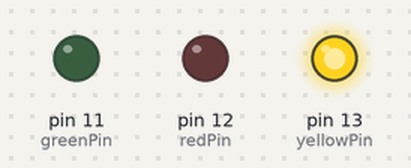
This sketch was run on a simulated Arduino Uno, built with avr-gcc and run on an emulated ATmega328P. Shown: output pins drawn as LEDs (lit = HIGH).

Above: at 1.5 s.
At 4.5 s:
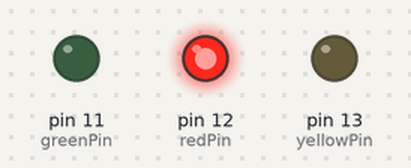
At 7.5 s:
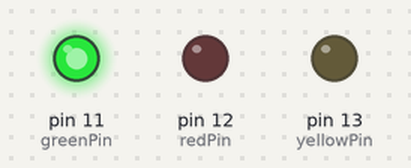
Timing chart, 0 to 11.7 s (numbered marks = the images above):
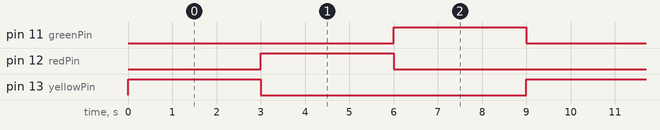

Measured:
- by itself, pin 11 (greenPin): alternates HIGH for 3.0 s and LOW for 6.0 s, 23 changes in all, then stays HIGH
- by itself, pin 12 (redPin), pin 13 (yellowPin): alternates HIGH for 3.0 s and LOW for 6.0 s, 24 changes in all, then stays LOW
- by itself, everything shown: repeats every 9.0 s, in 3 steps

The sketch:

mpatil5lab1.ino
```cpp
// Mallika Patil - 660213398
// YouTube Link: https://youtu.be/BYkzbkLLTwo
// Lab 1 - Get started with Arduino
// Description - Have a cycle of LEDs, in the order of the onboard LED, the red LED,
// and then a green LED, without using delay.
// Assumptions:
// 1. LOW - means that the LED is off
// 2. Resistors do not have polarity
// 3. millis() - a function to keep time, used from reference of BlinkyWithoutDelay
// 4. Used cloud based version of Arduino IDE, downloading only the Arduino Agent, for ease of use
// References:
// millis(): https://www.arduino.cc/reference/en/language/functions/time/millis/
// BlinkyWithoutDelay: https://www.arduino.cc/en/tutorial/BlinkWithoutDelay
// Download: https://www.arduino.cc/en/Main/Software
// Set Up: https://www.arduino.cc/en/Guide/HomePage
// TutorialBlink: http://arduino.cc/en/Tutorial/Blink


// Constant Variables
const int yellowPin =  13;  // red LED pin
const int redPin =  12;     // yellow LED pin
const int greenPin =  11;   // green LED pin
// Variables
long start = 0;         // start time
long period = 9000;     // total time period for loop, which is 9 secs

void setup() {
  pinMode(yellowPin, OUTPUT);
  pinMode(redPin, OUTPUT);
  pinMode(greenPin, OUTPUT);
}

void loop()
{
  unsigned long current = millis();
  // When past time is equal to period, set start to current
  if (current - start == period) {
    start = current;
  }
  // Turn on yellow LED for 3 seconds
  if (current - start < 3000) {
    yellow();
  }
  // Turn on red LED for 3 seconds
  else if (current - start > 3000 && current - start < 6000 ) {
    red();
  }
  // Turn on green LED for 3 seconds
  else if (current - start > 6000 ) {
    green();
  }
}

// Function to turn on yellow LED
void yellow(){
  digitalWrite(yellowPin, HIGH);  // yellow LED on
  digitalWrite(redPin, LOW);      // red LED off
  digitalWrite(greenPin, LOW);    // green LED off
}

// Function to turn on red LED
void red(){
  digitalWrite(yellowPin, LOW);  // yellow LED off
  digitalWrite(redPin, HIGH);    // red LED on
  digitalWrite(greenPin, LOW);   // green LED off
}

// Function to turn on green LED
void green(){
  digitalWrite(yellowPin, LOW);  // yellow LED off
  digitalWrite(redPin, LOW);     // red LED off
  digitalWrite(greenPin, HIGH);  // green LED on
}
```
